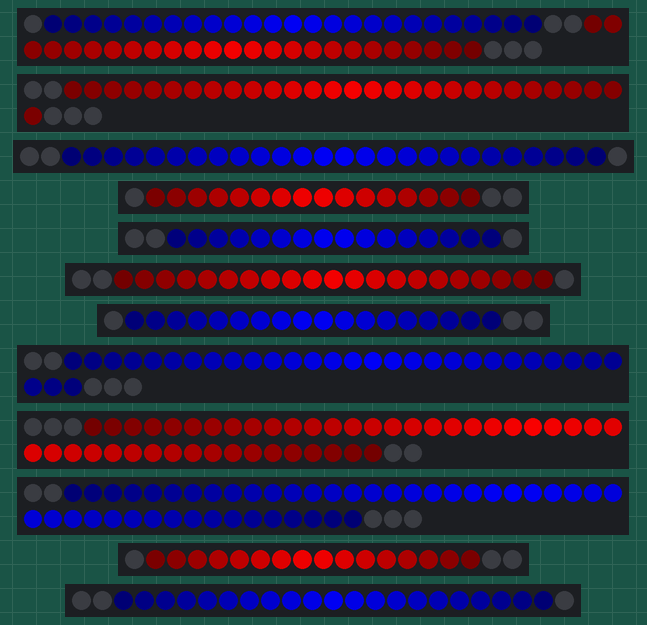
This sketch was run on a simulated Arduino Uno, built with avr-gcc and run on an emulated ATmega328P. Shown: 56 RGB LEDs in strip order, left to right, continuing on the next row, 34 RGB LEDs in strip order, left to right, continuing on the next row, 29 RGB LEDs in strip order, left to right, 3 × 19 RGB LEDs in strip order, left to right, 2 × 24 RGB LEDs in strip order, left to right, 21 RGB LEDs in strip order, left to right, 36 RGB LEDs in strip order, left to right, continuing on the next row, 2 × 50 RGB LEDs in strip order, left to right, continuing on the next row. Dim RGB values are drawn brighter than linear; what the sketch prints to the serial monitor is not drawn.

Above: at 0.19 s.
At 3.36 s:
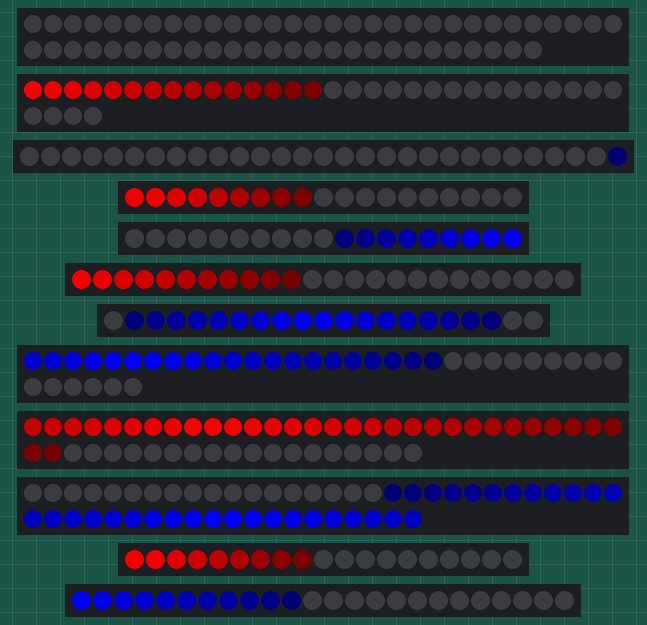
At 9.95 s:
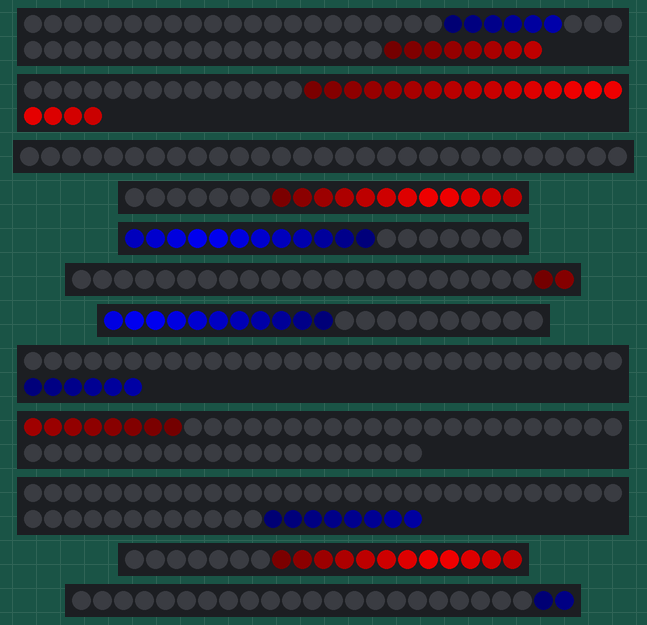
At 20.36 s:
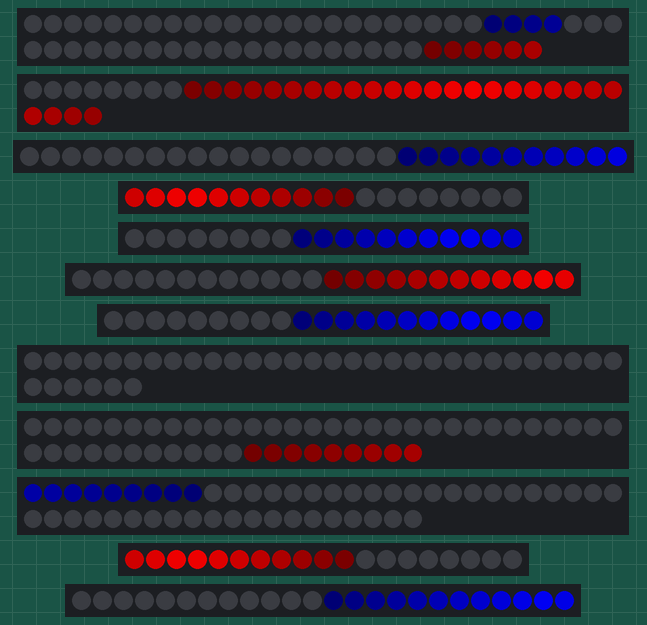
At 29.84 s:
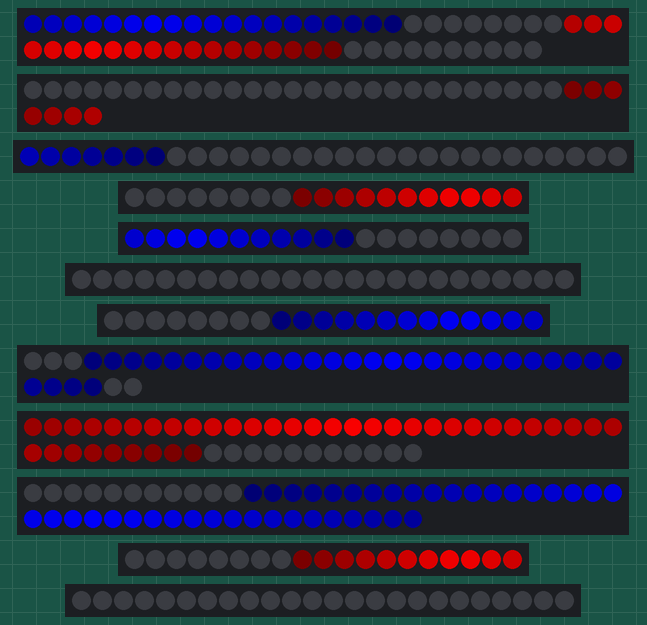
At 39.54 s:
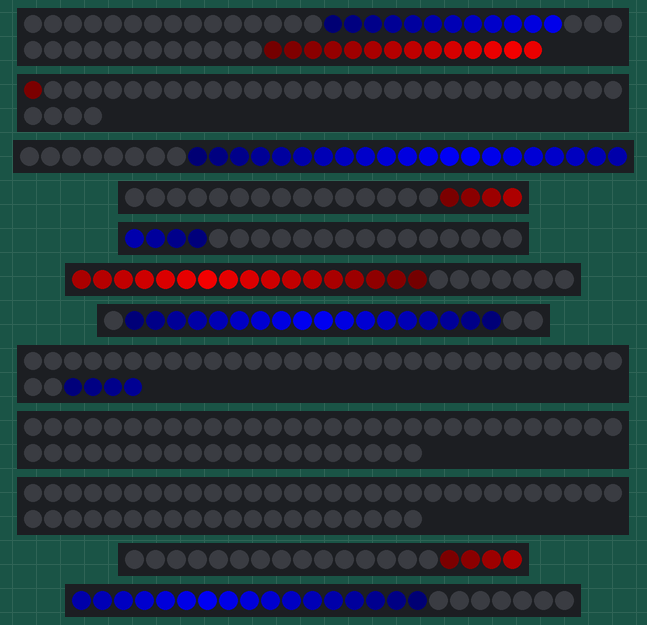

The sketch:

Red_Blue_Flow_breath.ino
```cpp
#include <FastLED.h>

#define Pin1 13
#define Pin2 2
#define Pin20 3
#define Pin3 4
#define Pin30 5
#define Pin4 6
#define Pin40 7
#define Pin4_ 8
#define Pin5 9
#define Pin50 10
#define Pin6 11
#define Pin60 12


const uint8_t N1 = 56, N2 = 34, N20 = 29, N3 = 19, N30 = 19, N4 = 24, N40 = 21, N4_ = 36;
// const uint8_t N5 = 48, N50 = 50, N6 = 19, N60 = 24;
const uint8_t N5 = 50, N50 = 50, N6 = 19, N60 = 24;

CRGB L1[N1], L2[N2], L20[N20], L3[N3], L30[N30], L4[N4], L40[N40], L4_[N4_], L5[N5], L50[N50], L6[N6], L60[N60];  //

uint8_t F1[2 * N1] = { 0 }, F2[2 * N2] = { 0 }, F20[2 * N20] = { 0 }, F3[2 * N3] = { 0 }, F30[2 * N30] = { 0 };
uint8_t F4[2 * N4] = { 0 }, F40[2 * N40] = { 0 }, F4_[2 * N4_] = { 0 }, F5[2 * N5] = { 0 }, F50[2 * N50] = { 0 };
uint8_t F6[2 * N6] = { 0 }, F60[2 * N60] = { 0 };

void assign(uint8_t* p, uint8_t N) {
  double tmp;
  for (uint8_t i = 0; i < N / 2; i++) {
    tmp = 255.0 / ((N / 2) * (N / 2)) * i * i;
    p[i] = tmp;
    p[N - 2 - i] = tmp;
  }
}

void PrintArray(uint8_t* p, uint8_t N) {
  for (uint8_t i = 0; i < 2 * N; i++) {
    Serial.println(p[i]);
  }
  Serial.println("--------");
}
void Flow(CRGB* p, uint8_t* F, uint8_t N, uint32_t j, uint8_t RedorBlue, uint8_t Direc) {
  if (RedorBlue == 1) {
    if (Direc == 1) {
      for (uint32_t i = 0; i < N; i++) {
        p[i] = CRGB(F[(i + j) % (2 * N)], 0, 0);
      }
    } else {
      for (uint32_t i = 0; i < N; i++) {
        p[N - 1 - i] = CRGB(F[(i + j) % (2 * N)], 0, 0);
      }
    }
  } else {
    if (Direc == 1) {
      for (uint32_t i = 0; i < N; i++) {
        p[i] = CRGB(0, 0, F[(i + j) % (2 * N)]);
      }
    } else {
      for (uint32_t i = 0; i < N; i++) {
        p[N - 1 - i] = CRGB(0, 0, F[(i + j) % (2 * N)]);
      }
    }
  }
}

void setup() {
  Serial.begin(9600);
  Serial.print("total:");
  Serial.println(N1 + N2 + N20 + N3 + N30 + N4 + N40 + N4_ + N5 + N50 + N6 + N60);

  pinMode(Pin1, OUTPUT);
  pinMode(Pin2, OUTPUT);
  pinMode(Pin20, OUTPUT);
  pinMode(Pin3, OUTPUT);
  pinMode(Pin30, OUTPUT);
  pinMode(Pin4, OUTPUT);
  pinMode(Pin40, OUTPUT);
  pinMode(Pin4_, OUTPUT);
  pinMode(Pin5, OUTPUT);
  pinMode(Pin50, OUTPUT);
  pinMode(Pin6, OUTPUT);
  pinMode(Pin60, OUTPUT);

  LEDS.addLeds<WS2812, Pin1, GRB>(L1, N1);
  LEDS.addLeds<WS2812, Pin2, GRB>(L2, N2);
  LEDS.addLeds<WS2812, Pin20, GRB>(L20, N20);
  LEDS.addLeds<WS2812, Pin3, GRB>(L3, N3);
  LEDS.addLeds<WS2812, Pin30, GRB>(L30, N30);
  LEDS.addLeds<WS2812, Pin4, GRB>(L4, N4);
  LEDS.addLeds<WS2812, Pin40, GRB>(L40, N40);
  LEDS.addLeds<WS2812, Pin4_, GRB>(L4_, N4_);
  LEDS.addLeds<WS2812, Pin5, GRB>(L5, N5);
  LEDS.addLeds<WS2812, Pin50, GRB>(L50, N50);
  LEDS.addLeds<WS2812, Pin6, GRB>(L6, N6);
  LEDS.addLeds<WS2812, Pin60, GRB>(L60, N60);

  //assign(F1, N1);  //F1赋值比较特殊
  double tmp;
  for (uint8_t i = 0; i < N1 / 4; i++) {
    tmp = 255.0 / ((N1 / 4) * (N1 / 4)) * i * i;
    F1[i] = tmp;
    F1[N1 / 2 - 2 - i] = tmp;
  }

  assign(F2, N2);
  assign(F20, N20);
  assign(F3, N3);
  assign(F30, N30);
  assign(F4, N4);
  assign(F40, N40);
  assign(F4_, N4_);
  assign(F5, N5);
  assign(F50, N50);
  assign(F6, N6);
  assign(F60, N60);

  // PrintArray(F1, N1);
  // PrintArray(F2, N2);
  // PrintArray(F2, N20);
  // PrintArray(F3, N3);
  // PrintArray(F30, N30);
  // PrintArray(F4, N4);
  // PrintArray(F40, N40);
  // PrintArray(F4_, N4_);
  // PrintArray(F5, N5);
  // PrintArray(F50, N50);
  // PrintArray(F6, N6);
  // PrintArray(F60, N60);
}

uint32_t j = 0;

void loop() {
  // Serial.println();

  // Flow(L1,F1,N1,j,1);
  Flow(L2, F2, N2, j, 1, 1);  // Red
  Flow(L3, F3, N3, j, 1, 1);
  Flow(L4, F4, N4, j, 1, 0);
  Flow(L5, F5, N5, j, 1, 0);
  Flow(L6, F6, N6, j, 1, 1);

  Flow(L20, F20, N20, j, 0, 0);  //Blue
  Flow(L30, F30, N30, j, 0, 0);
  Flow(L40, F40, N40, j, 0, 1);
  Flow(L4_, F4_, N4_, j, 0, 1);
  Flow(L50, F50, N50, j, 0, 1);
  Flow(L60, F60, N60, j, 0, 0);

  for (uint8_t i = 0; i < N1; i++) {
    if (i < N1 / 2 - 1) {
      L1[i] = CRGB(0, 0, F1[(i + j) % (N1)]);
    } else {
      L1[i] = CRGB(F1[(i - N1 / 2 + 1 + j) % (N1)], 0, 0);
    }
  }

  FastLED.show();
  delay(5);
  j++;

  // if (0 == j) {
  //   Serial.println("overflow");
  // }
}
```
